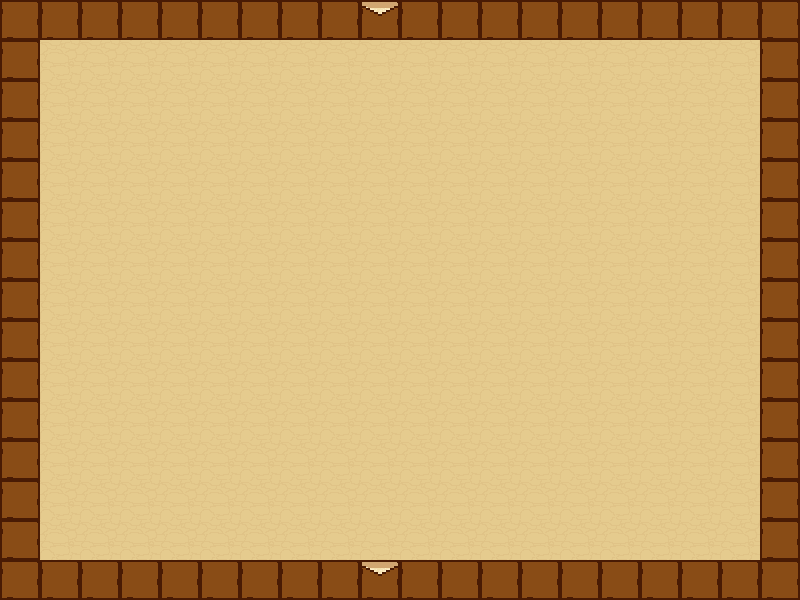

A level layout from a 2D game, rendered from its tile map. Below: a short description, then the map file with its tile-grid data intact:
An orthogonal 20x15 tile map with 40x40 px tiles, 1 tile layer (Tile Layer 1).

<map version="1.0" orientation="orthogonal" renderorder="left-down" width="20" height="15" tilewidth="40" tileheight="40" nextobjectid="1">
 <tileset firstgid="1" name="ancientTech" tilewidth="40" tileheight="40" tilecount="3" columns="0">
  <tile id="0">
   <image width="40" height="40" source="door_exit.png" />
  </tile>
  <tile id="1">
   <image width="40" height="40" source="floor1.png" />
  </tile>
  <tile id="2">
   <properties>
    <property name="isHole" type="bool" value="false" />
    <property name="isWater" type="bool" value="false" />
    <property name="passable" type="bool" value="false" />
   </properties>
   <image width="40" height="40" source="wall_block.png" />
  </tile>
 </tileset>
 <layer name="Tile Layer 1" width="20" height="15">
  <data encoding="csv">
3,3,3,3,3,3,3,3,3,1,3,3,3,3,3,3,3,3,3,3,
3,2,2,2,2,2,2,2,2,2,2,2,2,2,2,2,2,2,2,3,
3,2,2,2,2,2,2,2,2,2,2,2,2,2,2,2,2,2,2,3,
3,2,2,2,2,2,2,2,2,2,2,2,2,2,2,2,2,2,2,3,
3,2,2,2,2,2,2,2,2,2,2,2,2,2,2,2,2,2,2,3,
3,2,2,2,2,2,2,2,2,2,2,2,2,2,2,2,2,2,2,3,
3,2,2,2,2,2,2,2,2,2,2,2,2,2,2,2,2,2,2,3,
3,2,2,2,2,2,2,2,2,2,2,2,2,2,2,2,2,2,2,3,
3,2,2,2,2,2,2,2,2,2,2,2,2,2,2,2,2,2,2,3,
3,2,2,2,2,2,2,2,2,2,2,2,2,2,2,2,2,2,2,3,
3,2,2,2,2,2,2,2,2,2,2,2,2,2,2,2,2,2,2,3,
3,2,2,2,2,2,2,2,2,2,2,2,2,2,2,2,2,2,2,3,
3,2,2,2,2,2,2,2,2,2,2,2,2,2,2,2,2,2,2,3,
3,2,2,2,2,2,2,2,2,2,2,2,2,2,2,2,2,2,2,3,
3,3,3,3,3,3,3,3,3,1,3,3,3,3,3,3,3,3,3,3
</data>
 </layer>
</map>
